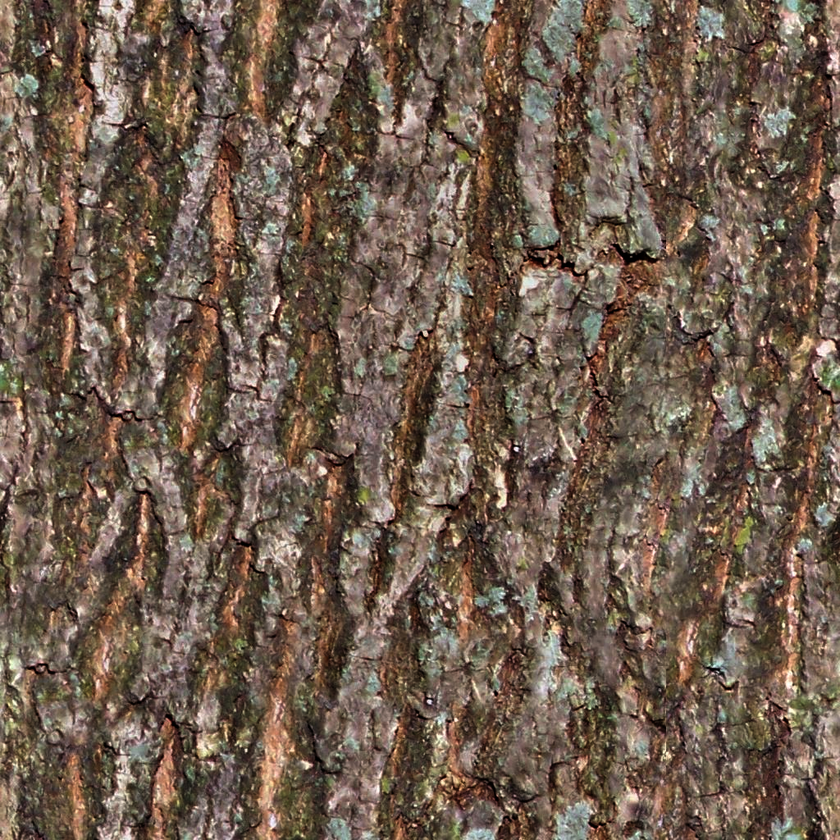
#> input picture uploads/bark-1024-colcor.png, 840 x 840 px, shrunk from 1024 x 1024 before the run
$ python pbr_gen.py uploads/bark-1024-colcor.png
#> lines starting #> are read from the running program, lines starting #| are printed output that depends on the picture; after the words box and inside, x2 and y2 are one past the last pixel; in counts of white or black regions, pixels touching at a corner belong together
import os
import cv2
import numpy as np
import argparse
from PIL import Image

def generate_albedo(image_path, output_path):
    """Generates albedo map (simple copy)."""
#> called with image_path = 'uploads/bark-1024-colcor.png'
    img = cv2.imread(image_path)
#> img is the input picture: shape (840, 840, 3); mean B, G, R 78.2, 93, 111.3
    if img is None:
        return False
    cv2.imwrite(output_path, img)
    return True

def generate_normal(image_path, output_path):
    """Generates normal map using the specified algorithm."""
#> called with image_path = 'uploads/bark-1024-colcor.png'
    try:
        img = Image.open(image_path).convert('L')  # Open and convert to grayscale
#> img: PIL image 840x840 L
        img_array = np.array(img, dtype=np.float32)  # Convert to NumPy array

        # Sobel Operator (Simplified for demonstration)
        sobel_x = np.array([[-1, 0, 1], [-2, 0, 2], [-1, 0, 1]])
        sobel_y = np.array([[-1, -2, -1], [0, 0, 0], [1, 2, 1]])

        dx = convolve(img_array, sobel_x)
        dy = convolve(img_array, sobel_y)
#> after the loop in convolve (call 2), `for i in range(image_height):`:
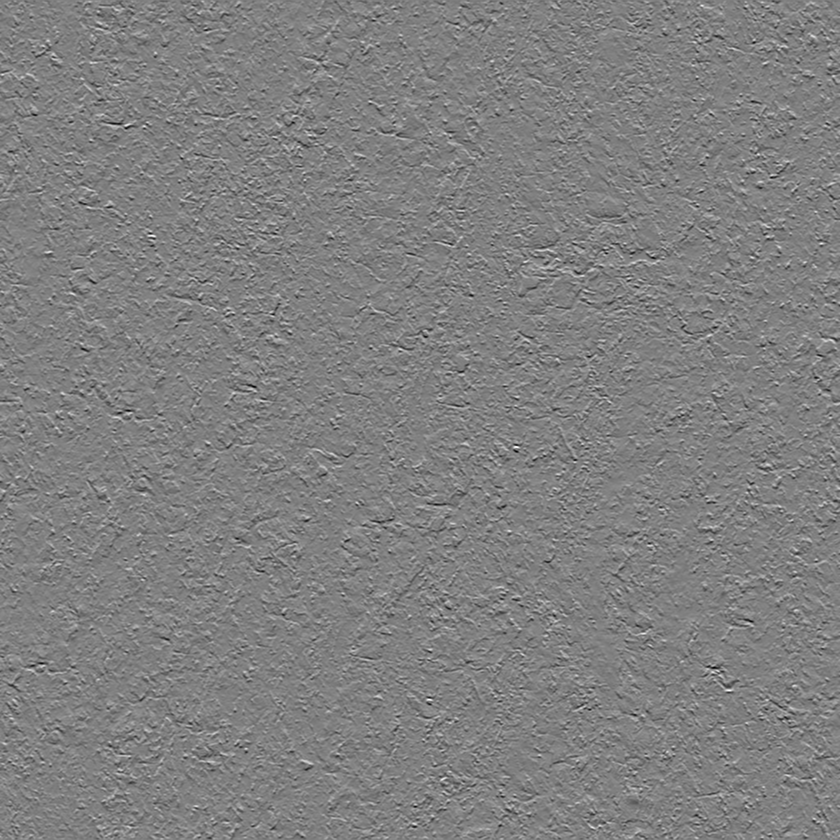
#> output: shape (840, 840) float32; min -853, max 844, mean 0; drawn with min black and max white

        # Calculate Normal Vectors
        normal_x = dx
        normal_y = dy
        normal_z = np.ones_like(img_array) * 255  # Assuming a Z-component

        # Normalize
        magnitude = np.sqrt(normal_x**2 + normal_y**2 + normal_z**2)
        normal_x /= magnitude
        normal_y /= magnitude
        normal_z /= magnitude

        # Scale and Offset to 0-255 range
        normal_x = (normal_x + 1) * 127.5
        normal_y = (normal_y + 1) * 127.5
        normal_z = (normal_z + 1) * 127.5
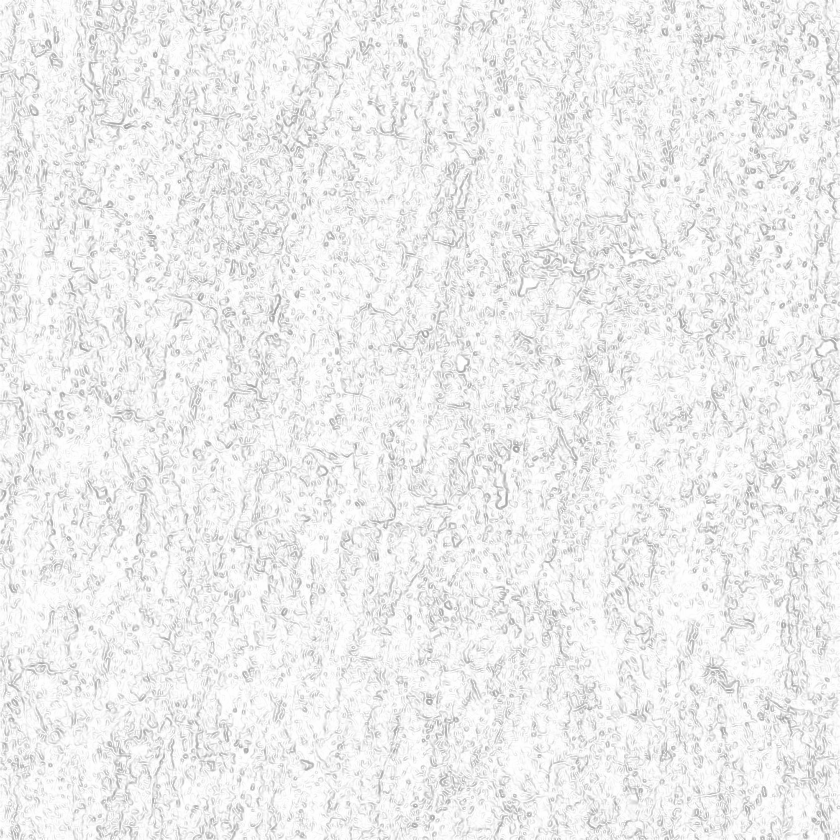
#> normal_z: shape (840, 840) float32; min 162.1, max 255, mean 238.2

        # Create RGB Image
        normal_map = np.stack([normal_x, normal_y, normal_z], axis=-1).astype(np.uint8)
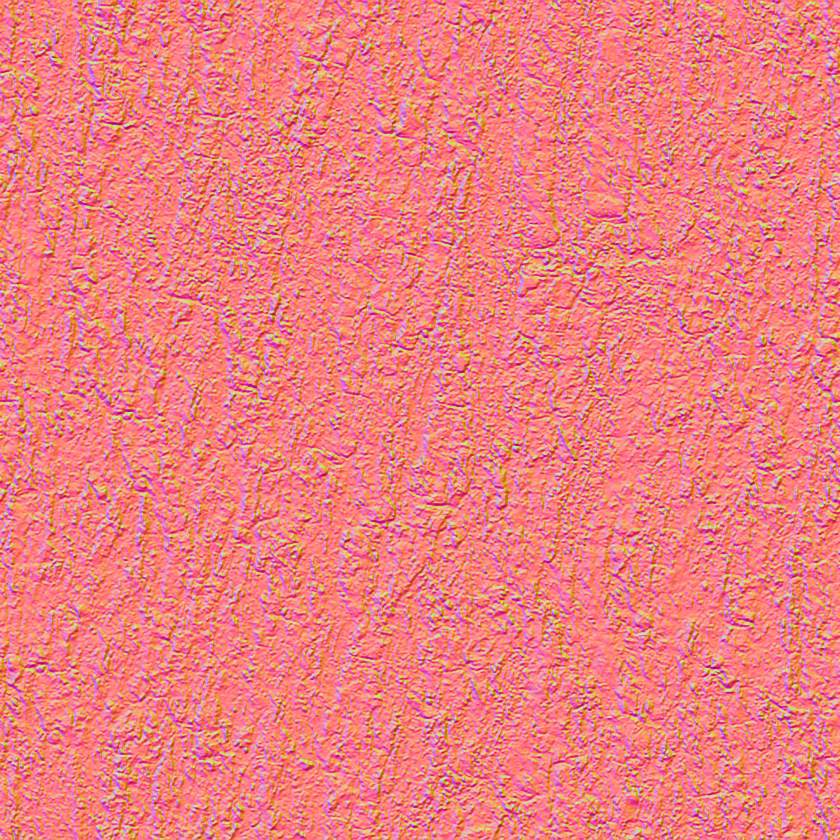
#> normal_map: shape (840, 840, 3); mean of channels 0, 1, 2 127, 127.2, 237.7; drawn as B, G, R
        normal_image = Image.fromarray(normal_map)

        normal_image.save(output_path)
        return True

    except Exception as e:
        print(f"Error generating normal map: {e}")
        return False

def generate_roughness(image_path, output_path):
    """Generates roughness map using gaussian."""
#> called with image_path = 'uploads/bark-1024-colcor.png'
    img = cv2.imread(image_path)
    if img is None:
        return False
    gray = cv2.cvtColor(img, cv2.COLOR_BGR2GRAY)
    blurred = cv2.GaussianBlur(gray, (5, 5), 0)
    edges = cv2.Canny(blurred, 50, 150)
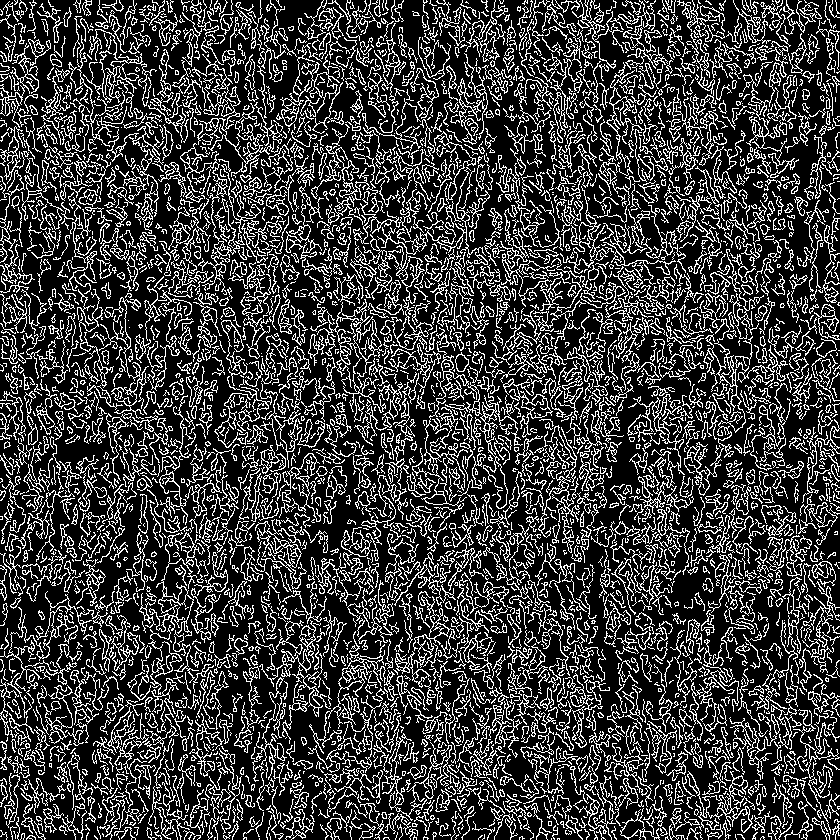
#> edges: shape (840, 840); 23.9% white in thin lines or dots
    roughness = cv2.GaussianBlur(edges, (5, 5), 0)
    roughness = cv2.normalize(roughness, None, 0, 255, cv2.NORM_MINMAX)
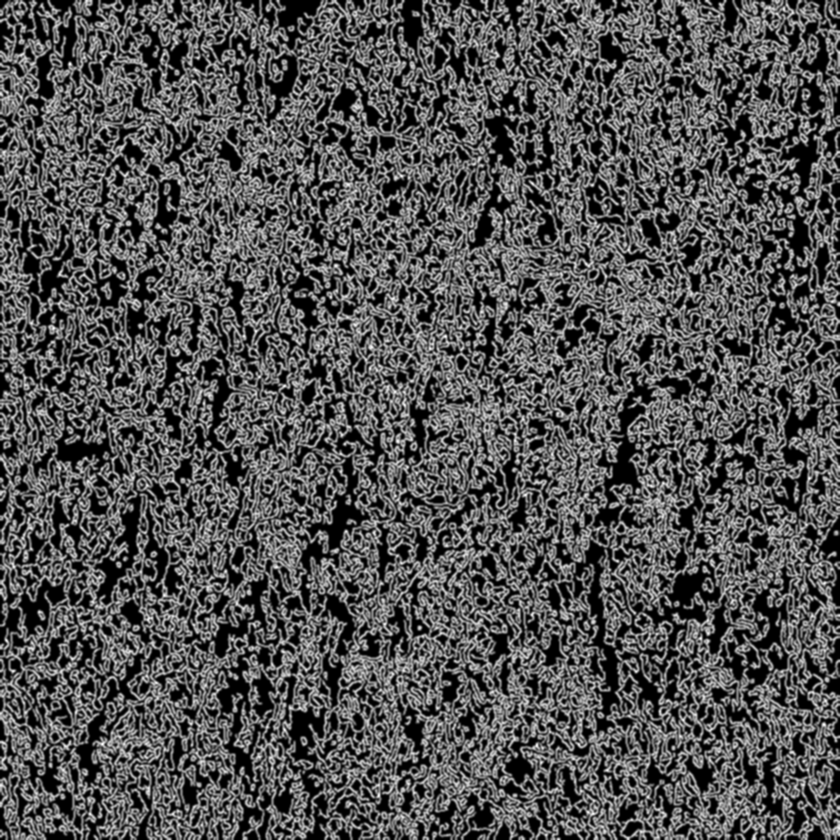
#> roughness: shape (840, 840); min 0, max 255, mean 83.3
    cv2.imwrite(output_path, roughness)
    return True

def generate_metallic(image_path, output_path):
    """Generates metallic map using HSV."""
#> called with image_path = 'uploads/bark-1024-colcor.png'
    img = cv2.imread(image_path)
    if img is None:
        return False
    hsv = cv2.cvtColor(img, cv2.COLOR_BGR2HSV)
#> hsv: shape (840, 840, 3); mean H, S, V 17.5, 83.8, 111.7
    lower_metallic = np.array([0, 0, 100])
    upper_metallic = np.array([180, 50, 255])
    metallic_mask = cv2.inRange(hsv, lower_metallic, upper_metallic)
#> metallic_mask: shape (840, 840); 15.1% white; 2219 white regions (1613 under 20 px), largest, box (x1, y1, x2, y2) and area: (517, 82, 561, 246) 2984, (79, 29, 125, 205) 2388, (584, 118, 653, 224) 2365
    metallic_mask = cv2.morphologyEx(metallic_mask, cv2.MORPH_CLOSE, np.ones((5, 5), np.uint8))
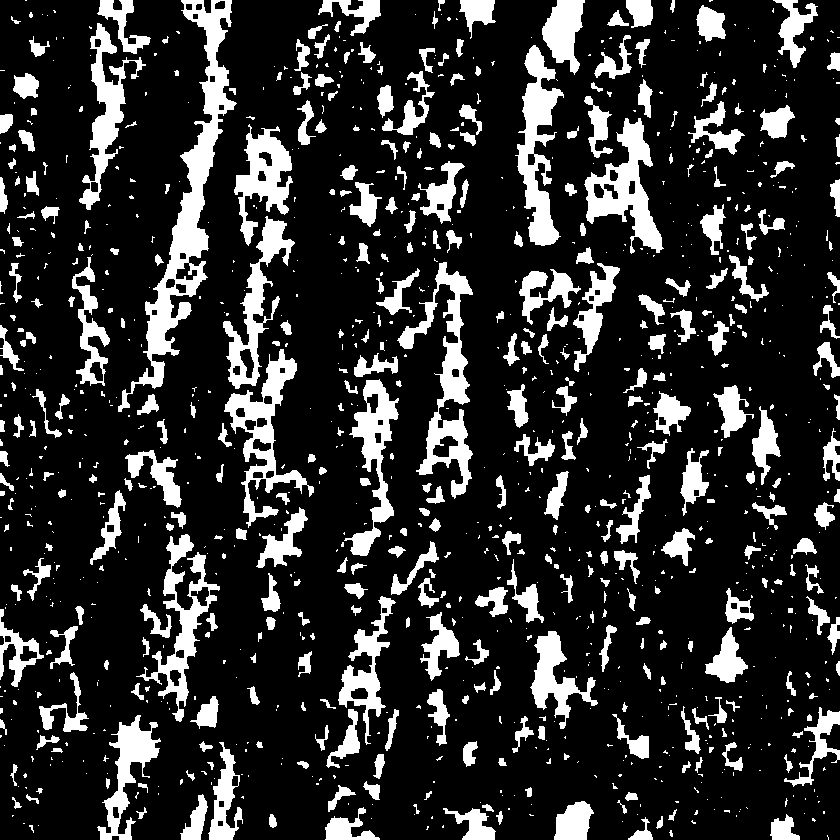
#> metallic_mask: shape (840, 840); 18.4% white; 1120 white regions (720 under 20 px), largest, box (x1, y1, x2, y2) and area: (118, 0, 237, 412) 8993, (397, 262, 473, 499) 5031, (515, 45, 564, 246) 4304
    cv2.imwrite(output_path, metallic_mask)
    return True

def generate_pbr_textures(image_path, output_folder, albedo_type, normal_type, roughness_type, metallic_type):
    """Generates PBR textures based on specified types."""
    image_name = os.path.splitext(os.path.basename(image_path))[0]
    os.makedirs(output_folder, exist_ok=True)

    if albedo_type == "copy":
        albedo_path = os.path.join(output_folder, f"{image_name}_albedo.png")
        if generate_albedo(image_path, albedo_path):
            print(f"Albedo map saved to {albedo_path}")
        else:
            print(f"Failed to generate albedo for {image_path}")

    if normal_type == "sobel":
        normal_path = os.path.join(output_folder, f"{image_name}_normal.png")
        if generate_normal(image_path, normal_path):
            print(f"Normal map saved to {normal_path}")
        else:
            print(f"Failed to generate normal for {image_path}")

    if roughness_type == "gaussian":
        roughness_path = os.path.join(output_folder, f"{image_name}_rough.png")
        if generate_roughness(image_path, roughness_path):
            print(f"Roughness map saved to {roughness_path}")
        else:
            print(f"Failed to generate roughness for {image_path}")

    if metallic_type == "hsv":
        metallic_path = os.path.join(output_folder, f"{image_name}_metallic.png")
        if generate_metallic(image_path, metallic_path):
            print(f"Metallic map saved to {metallic_path}")
        else:
            print(f"Failed to generate metallic for {image_path}")

def convolve(image, kernel):
    """Simple convolution function."""

    kernel_height, kernel_width = kernel.shape
    image_height, image_width = image.shape

    pad_height = kernel_height // 2
    pad_width = kernel_width // 2

    padded_image = np.pad(image, ((pad_height, pad_height), (pad_width, pad_width)), mode='edge')
    output = np.zeros_like(image)

    for i in range(image_height):
        for j in range(image_width):
            output[i, j] = np.sum(padded_image[i:i+kernel_height, j:j+kernel_width] * kernel)

    return output

if __name__ == "__main__":
    parser = argparse.ArgumentParser(description="Generate PBR textures from an image.")
    parser.add_argument("image_path", help="Path to the input image file.")
    parser.add_argument("-o", "--output_folder", help="Path to the output folder (optional).")
    parser.add_argument("--albedo", choices=["none", "copy"], default="copy", help="Albedo generation type.")
    parser.add_argument("--normal", choices=["none", "sobel"], default="sobel", help="Normal generation type.")
    parser.add_argument("--roughness", choices=["none", "gaussian"], default="gaussian", help="Roughness generation type.")
    parser.add_argument("--metallic", choices=["none", "hsv"], default="hsv", help="Metallic generation type.")
    args = parser.parse_args()

    generate_pbr_textures(args.image_path, args.output_folder or os.path.splitext(os.path.basename(args.image_path))[0] + "_textures",
                           args.albedo, args.normal, args.roughness, args.metallic)
